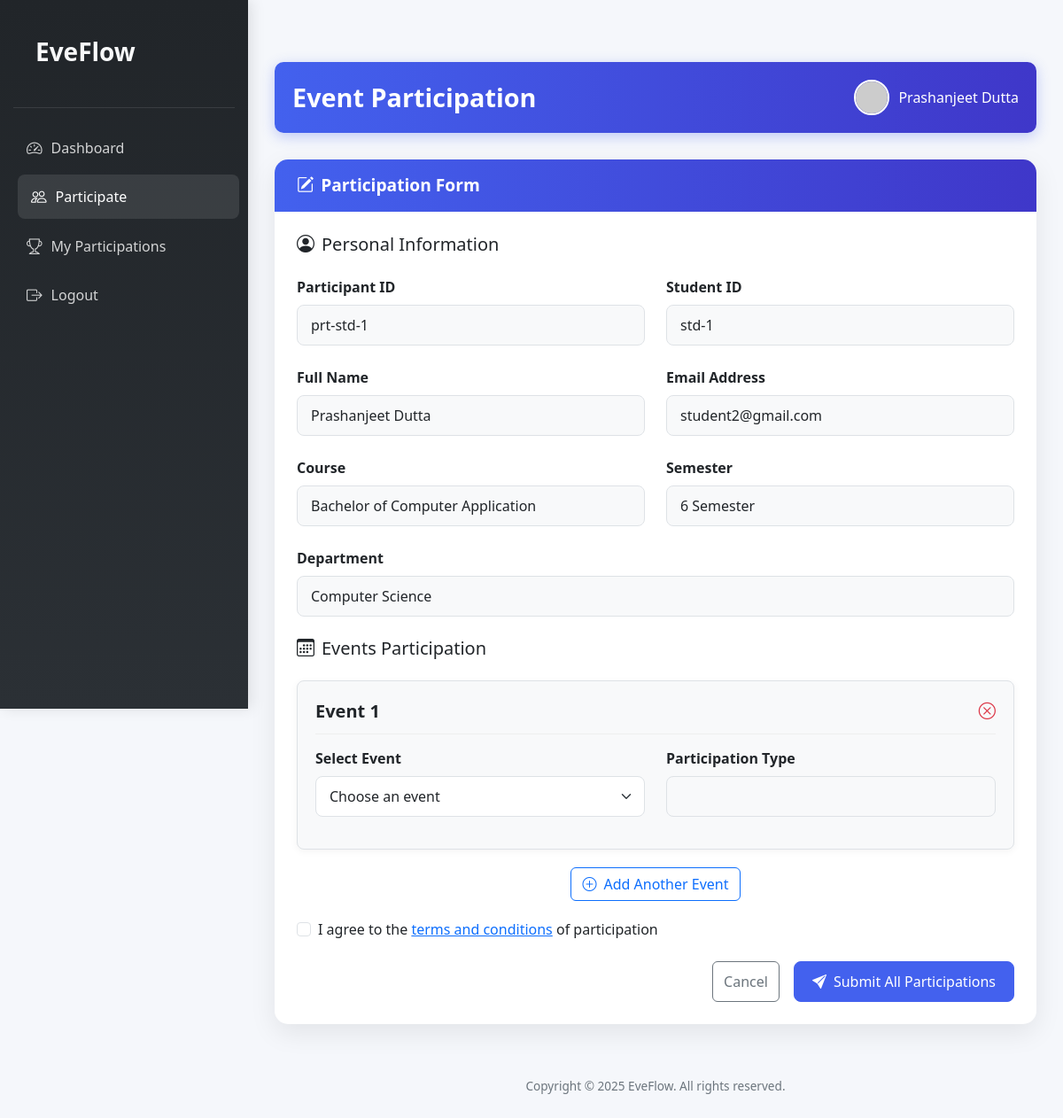
The app's page /apply.php (signed in) with its own data.
### tables this page shows
CREATE TABLE `users` (
  `st_id` varchar(20) NOT NULL,
  `email` varchar(255) NOT NULL,
  `student_name` varchar(255) NOT NULL,
  `course` varchar(255) NOT NULL,
  `dept` varchar(255) NOT NULL,
  `semester` varchar(255) NOT NULL,
  `password` varchar(255) NOT NULL,
  `created_at` timestamp NOT NULL DEFAULT current_timestamp()
);

CREATE TABLE `participations` (
  `pt_id` int(11) NOT NULL,
  `p_id` varchar(20) NOT NULL,
  `st_id` varchar(20) NOT NULL,
  `event_id` int(11) NOT NULL,
  `student_name` varchar(255) NOT NULL,
  `event_name` varchar(255) NOT NULL,
  `participation_type` varchar(50) NOT NULL,
  `team_name` varchar(255) DEFAULT NULL,
  `team_members` text DEFAULT NULL,
  `result` varchar(20) NOT NULL DEFAULT 'pending',
  `certificate_path` varchar(255) DEFAULT NULL,
  `created_at` timestamp NOT NULL DEFAULT current_timestamp()
);

### apply.php (the view, shortened to what this page needs)
<?php
$servername = "localhost";
$username = "root";
$password = "";
$dbname = "eveflow_db";
$conn = new mysqli($servername, $username, $password, $dbname);
$student_id = $_SESSION['st_id'];
$student_query = "SELECT * FROM users WHERE st_id = ?";
$stmt = $conn->prepare($student_query);
$stmt->bind_param("s", $student_id);
$stmt->execute();
$student_result = $stmt->get_result();
$student_data = $student_result->fetch_assoc();
$participant_id = "prt-" . $student_id;
$existing_pid_query = "SELECT p_id FROM participations WHERE st_id = ?";
$existing_pid_stmt = $conn->prepare($existing_pid_query);
$existing_pid_stmt->bind_param("s", $student_id);
$existing_pid_stmt->execute();
$existing_pid_result = $existing_pid_stmt->get_result();
if ($existing_pid_result->num_rows > 0) {
    $participant_id = $existing_pid_result->fetch_assoc()['p_id'];
}
?>
<!DOCTYPE html>
<html lang="en">
<head>
    <link href="https://cdn.jsdelivr.net/npm/bootstrap@5.3.0/dist/css/bootstrap.min.css" rel="stylesheet">
    <link rel="stylesheet" href="https://cdn.jsdelivr.net/npm/bootstrap-icons@1.10.0/font/bootstrap-icons.css">
    <link rel="stylesheet" href="css/pstyle.css" type="text/css" media="all" />
</head>
<body>
    <div class="sidebar">
        <div class="sidebar-header">
            <a href="index.php" class="no-transform-hover"><h3><span>EveFlow</span></h3></a>
        </div>
        <a href="student.php"><i class="bi bi-speedometer2"></i> <span>Dashboard</span></a>
        <a href="apply.php" class="active"><i class="bi bi-people"></i> <span>Participate</span></a>
        <a href="participation.php"><i class="bi bi-trophy"></i> <span>My Participations</span></a>
        <a href="logout.php"><i class="bi bi-box-arrow-right"></i> <span>Logout</span></a>
    </div>
    <div class="content">
        <div class="header">
            <div class="d-flex align-items-center">
                <h1>Event Participation</h1>
            </div>
            <div class="user-info">
                <img src="https://ui-avatars.com/api/?name=<?php echo urlencode($student_data['student_name']); ?>&background=random" alt="User">
                <span><?php echo htmlspecialchars($student_data['student_name']); ?></span>
            </div>
        </div>
        <div class="form-card card">
            <div class="card-header">
                <i class="bi bi-pencil-square me-2"></i>Participation Form
            </div>
            <div class="card-body">
                <form id="participationForm" method="POST" action="apply.php">
                    <h5 class="mb-4"><i class="bi bi-person-circle me-2"></i>Personal Information</h5>
                    <div class="row mb-4">
                        <div class="col-md-6 mb-3 mb-md-0">
                            <label for="participantId" class="form-label">Participant ID</label>
                            <input type="text" class="form-control" id="participantId"
                                   value="<?php echo htmlspecialchars($participant_id); ?>" readonly>
                        </div>
                        <div class="col-md-6">
                            <label for="studentId" class="form-label">Student ID</label>
                            <input type="text" class="form-control" id="studentId"
                                   value="<?php echo htmlspecialchars($student_data['st_id']); ?>" readonly>
                        </div>
                    </div>
                    <div class="row mb-4">
                        <div class="col-md-6 mb-3 mb-md-0">
                            <label for="fullName" class="form-label">Full Name</label>
                            <input type="text" class="form-control" id="fullName"
                                   value="<?php echo htmlspecialchars($student_data['student_name']); ?>" readonly>
                        </div>
                        <div class="col-md-6 mb-3 mb-md-0">
                            <label for="email" class="form-label">Email Address</label>
                            <input type="email" class="form-control" id="email"
                                   value="<?php echo htmlspecialchars($student_data['email']); ?>" readonly>
                        </div>
                    </div>
                    <div class="row mb-4">
                        <div class="col-md-6 mb-3 mb-md-0">
                            <label for="course" class="form-label">Course</label>
                            <input type="text" class="form-control" id="course"
                                   value="<?php echo htmlspecialchars($student_data['course']); ?>" readonly>
                        </div>
                        <div class="col-md-6">
                            <label for="semester" class="form-label">Semester</label>
                            <input type="text" class="form-control" id="semester"
                                   value="<?php echo htmlspecialchars($student_data['semester']); ?> Semester" readonly>
                        </div>
                    </div>
                    <div class="mb-4">
                        <label for="department" class="form-label">Department</label>
                        <input type="text" class="form-control" id="department"
                               value="<?php echo htmlspecialchars($student_data['dept']); ?>" readonly>
                    </div>
                    <h5 class="mb-4"><i class="bi bi-calendar3 me-2"></i>Events Participation</h5>
                    <div id="eventsContainer">
                    </div>
                    <div class="add-event-btn">
                        <button type="button" class="btn btn-outline-primary" id="addEventBtn">
                            <i class="bi bi-plus-circle me-2"></i>Add Another Event
                        </button>
                    </div>
                    <div class="form-check mb-4">
                        <input class="form-check-input" type="checkbox" id="termsCheck" required>
                        <label class="form-check-label" for="termsCheck">
                            I agree to the <a href="#">terms and conditions</a> of participation
                        </label>
                    </div>
                    <div class="d-flex justify-content-end gap-3">
                        <button type="button" class="btn btn-outline-secondary" onclick="window.location.href='student.php'">Cancel</button>
                        <button type="submit" class="btn btn-primary">
                            <i class="bi bi-send-fill me-2"></i>Submit All Participations
                        </button>
                    </div>
                </form>
            </div>
        </div>
        <div class="footer">
            <p>Copyright © 2025 EveFlow. All rights reserved.</p>
        </div>
    </div>
    <template id="eventTemplate">
        <div class="event-card">
            <div class="event-card-header">
                <h6 class="event-title">Event <span class="event-number">1</span></h6>
                <button type="button" class="remove-event" title="Remove this event">
                    <i class="bi bi-x-circle"></i>
                </button>
            </div>
            <div class="row">
                <div class="col-md-6 mb-3">
                    <label class="form-label">Select Event</label>
                    <select class="form-select event-select" name="events[][event_id]" required>
                        <option value="" selected disabled>Choose an event</option>
                    </select>
                </div>
                <div class="col-md-6 mb-3">
                    <label class="form-label">Participation Type</label>
                    <input type="text" class="form-control participation-type-display" readonly>
                </div>
            </div>
        </div>
    </template>
</body>
</html>

### css/pstyle.css (style rules this page uses)
:root { --primary-color: #4361ee; --secondary-color: #3f37c9; --accent-color: #4895ef; --dark-color: #212529; --light-color: #f8f9fa; --success-color: #4cc9f0; }
body { display: flex; background-color: #f5f7fb; font-family: 'Segoe UI', Tahoma, Geneva, Verdana, sans-serif; overflow-x: hidden; }
.sidebar { width: 280px; height: 100vh; background: linear-gradient(180deg, var(--dark-color), #2b3035); color: white; padding: 25px 15px; position: fixed; box-shadow: 4px 0 15px rgba(0, 0, 0, 0.1); z-index: 1000; transition: all 0.3s ease; }
.sidebar-header { padding: 0 10px 20px; margin-bottom: 20px; border-bottom: 1px solid rgba(255, 255, 255, 0.1); }
.sidebar-header h3 { font-weight: 700; color: var(--light-color); display: flex; align-items: center; }
.sidebar a { color: rgba(255, 255, 255, 0.8); text-decoration: none; display: flex; align-items: center; padding: 12px 15px; border-radius: 8px; margin: 5px 0; transition: all 0.3s ease; }
.sidebar a:hover, .sidebar a.active { background: rgba(255, 255, 255, 0.1); color: white; transform: translateX(5px); }
.sidebar a i { margin-right: 10px; font-size: 1.1rem; }
.content { margin-left: 280px; width: calc(100% - 280px); padding: 30px; transition: all 0.3s ease; }
.header { background: linear-gradient(90deg, var(--primary-color), var(--secondary-color)); color: white; padding: 20px; border-radius: 10px; margin-bottom: 30px; box-shadow: 0 4px 15px rgba(67, 97, 238, 0.3); display: flex; justify-content: space-between; align-items: center; }
.header h1 { font-size: 1.8rem; font-weight: 600; margin: 0; }
.user-info { display: flex; align-items: center; }
.user-info img { width: 40px; height: 40px; border-radius: 50%; margin-right: 10px; border: 2px solid white; }
.form-card { border-radius: 15px; border: none; box-shadow: 0 10px 30px rgba(0, 0, 0, 0.08); overflow: hidden; margin-bottom: 30px; }
.form-card .card-header { background: linear-gradient(90deg, var(--primary-color), var(--secondary-color)); color: white; padding: 15px 25px; font-weight: 600; font-size: 1.2rem; border-bottom: none; }
.form-card .card-body { padding: 25px; }
.form-label { font-weight: 600; color: var(--dark-color); margin-bottom: 8px; }
.form-control, .form-select { border-radius: 8px; padding: 10px 15px; border: 1px solid #dee2e6; transition: all 0.3s ease; }
.btn-primary { background-color: var(--primary-color); border-color: var(--primary-color); padding: 10px 20px; border-radius: 8px; font-weight: 500; transition: all 0.3s ease; }
.footer { margin-top: 40px; text-align: center; color: #6c757d; font-size: 0.85rem; padding: 20px; }
.event-card { border: 1px solid #dee2e6; border-radius: 10px; padding: 20px; margin-bottom: 20px; background-color: white; box-shadow: 0 2px 8px rgba(0, 0, 0, 0.05); transition: all 0.3s ease; }
.event-card-header { display: flex; justify-content: space-between; align-items: center; margin-bottom: 15px; padding-bottom: 10px; border-bottom: 1px solid #eee; }
.event-title { font-weight: 600; font-size: 1.1rem; color: var(--dark-color); margin: 0; }
.remove-event { color: #dc3545; background: none; border: none; font-size: 1.2rem; cursor: pointer; transition: all 0.2s ease; }
.add-event-btn { display: flex; align-items: center; justify-content: center; gap: 8px; margin-bottom: 20px; }

### apply.php (style rules this page uses)
.form-control:disabled, .form-control[readonly] { background-color: #f8f9fa; opacity: 1; }
.event-card { background-color: #f8f9fa; border-radius: 8px; padding: 20px; margin-bottom: 20px; border: 1px solid #dee2e6; }
.event-card-header { display: flex; justify-content: space-between; align-items: center; margin-bottom: 15px; }
.event-title { margin: 0; font-size: 1.25rem; }
.remove-event { background: none; border: none; color: #dc3545; font-size: 1.2rem; cursor: pointer; padding: 0; transition: color 0.2s; }
.add-event-btn { margin-bottom: 20px; }
.sidebar a:hover:not(.no-transform-hover), .sidebar a.active:not(.no-transform-hover) { background: rgba(255, 255, 255, 0.1); color: white; transform: translateX(5px); }
.content { padding-top: 70px; }

### records on screen
users: student_name "Prashanjeet Dutta", st_id "std-1", email "student2@gmail.com", course "Bachelor of Computer Application", semester "6 Semester", dept "Computer Science"
participations: p "prt-std-1"
